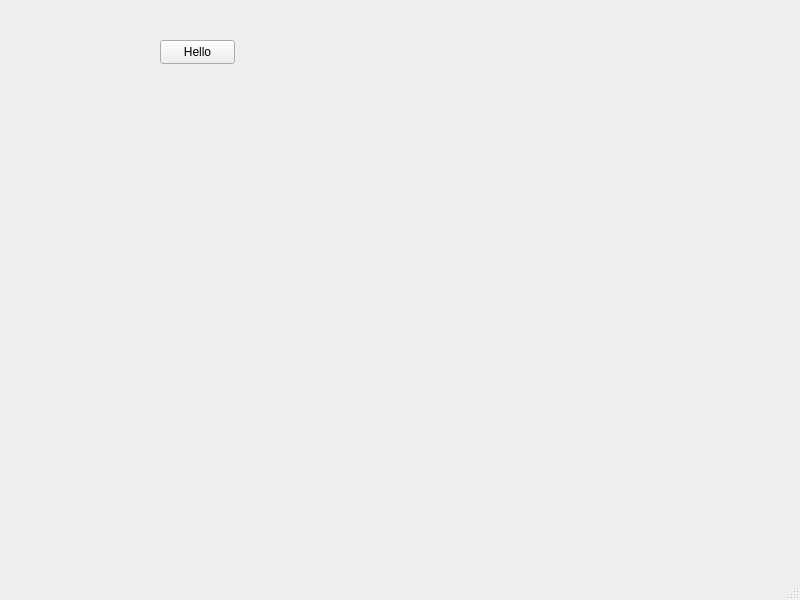
<?xml version="1.0" encoding="UTF-8"?>
<ui version="4.0">
 <class>MainWindow</class>
 <widget class="QMainWindow" name="MainWindow">
  <property name="geometry">
   <rect>
    <x>0</x>
    <y>0</y>
    <width>800</width>
    <height>600</height>
   </rect>
  </property>
  <property name="windowTitle">
   <string>MainWindow</string>
  </property>
  <widget class="QWidget" name="centralwidget">
   <widget class="QPushButton" name="pushButton">
    <property name="geometry">
     <rect>
      <x>160</x>
      <y>40</y>
      <width>75</width>
      <height>24</height>
     </rect>
    </property>
    <property name="text">
     <string>Hello</string>
    </property>
   </widget>
  </widget>
  <widget class="QMenuBar" name="menubar">
   <property name="geometry">
    <rect>
     <x>0</x>
     <y>0</y>
     <width>800</width>
     <height>22</height>
    </rect>
   </property>
  </widget>
  <widget class="QStatusBar" name="statusbar"/>
 </widget>
 <resources/>
 <connections/>
</ui>
